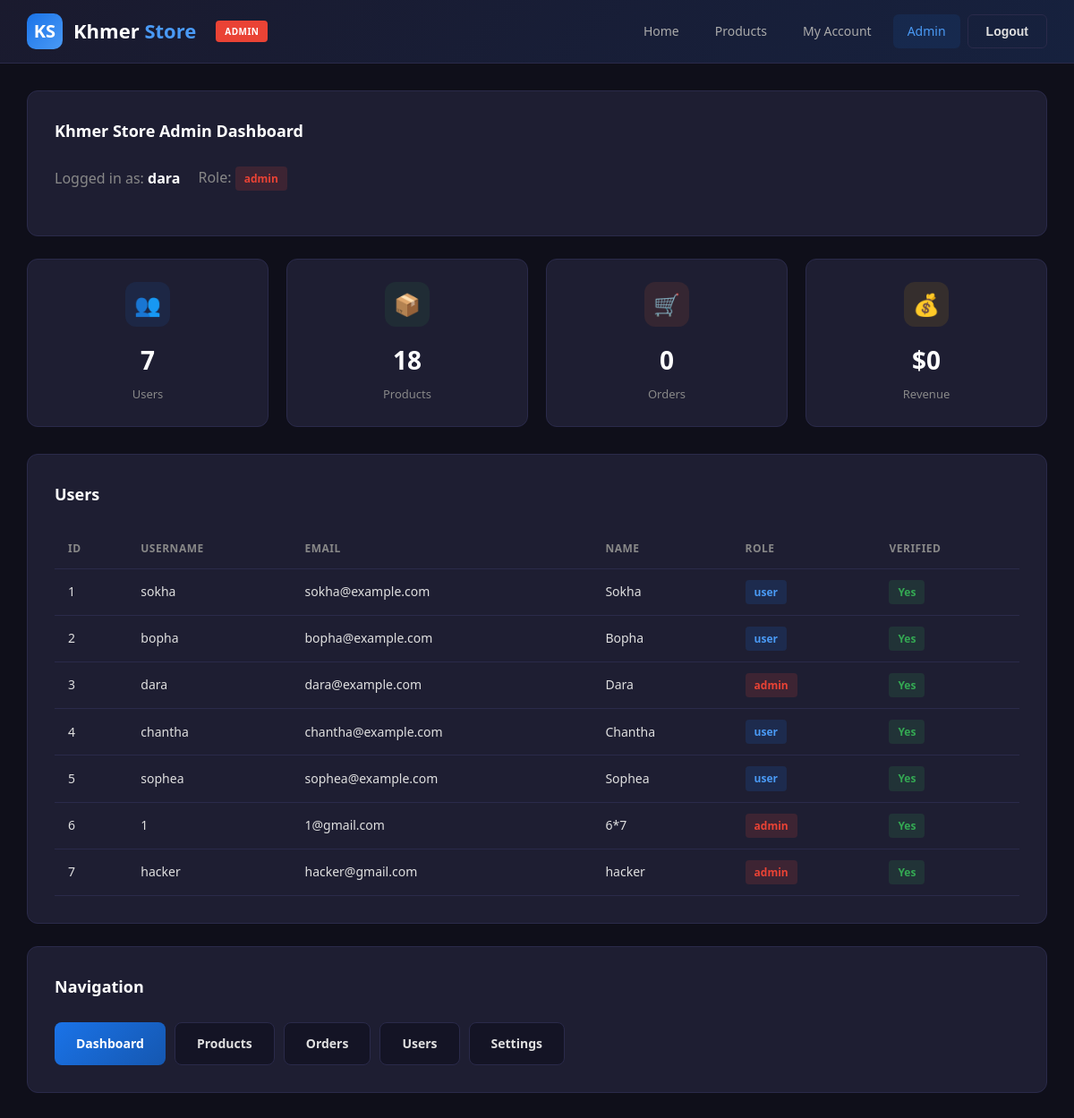
/admin (signed in), run on the app's committed database.
### tables this page shows
CREATE TABLE users (
            id INTEGER PRIMARY KEY AUTOINCREMENT,
            username TEXT UNIQUE NOT NULL,
            email TEXT UNIQUE NOT NULL,
            password_hash TEXT NOT NULL,
            name TEXT NOT NULL,
            role TEXT DEFAULT 'user',
            verified INTEGER DEFAULT 0,
            verification_code TEXT,
            created_at TIMESTAMP DEFAULT CURRENT_TIMESTAMP
        );

### app.py (the view)
@app.route("/admin")
@admin_required
def admin_page():
    log_request("GET", "/admin", 200)
    user = get_user_by_id(session["user_id"])
    stats = get_stats()
    users = get_all_users()
    return render_template("admin.html", user=user, stats=stats, users=users)

### app.py (called while the page is built)
@app.after_request
def add_security_headers(response):
    response.headers['X-Content-Type-Options'] = 'nosniff'
    response.headers['X-Frame-Options'] = 'SAMEORIGIN'
    response.headers['X-XSS-Protection'] = '1; mode=block'
    return response

def log_request(method, path, status_code, details=""):
    entry = {
        "timestamp": datetime.now().strftime("%Y-%m-%d %H:%M:%S"),
        "method": method,
        "path": path,
        "status_code": status_code,
        "details": details
    }
    REQUEST_LOG.append(entry)
    print(f"[{entry['timestamp']}] {method} {path} -> {status_code} {details}")

def admin_required(f):
    @wraps(f)
    def decorated_function(*args, **kwargs):
        if "user_id" not in session:
            if request.is_json:
                return jsonify({"error": "Login required"}), 401
            return redirect(url_for("login_page"))
        user = get_user_by_id(session["user_id"])
        if not user or user["role"] != "admin":
            if request.is_json:
                return jsonify({"error": "Admin access required"}), 403
            return redirect(url_for("index"))
        return f(*args, **kwargs)
    return decorated_function

### database.py (called while the page is built)
def get_db():
    conn = sqlite3.connect(DB_PATH)
    conn.row_factory = sqlite3.Row
    return conn

def get_user_by_id(user_id):
    conn = get_db()
    cursor = conn.cursor()
    cursor.execute("SELECT * FROM users WHERE id = ?", (user_id,))
    user = cursor.fetchone()
    conn.close()
    return dict(user) if user else None

def get_all_users():
    conn = get_db()
    cursor = conn.cursor()
    cursor.execute("SELECT id, username, email, name, role, verified, created_at FROM users")
    users = [dict(row) for row in cursor.fetchall()]
    conn.close()
    return users

def get_stats():
    conn = get_db()
    cursor = conn.cursor()
    cursor.execute("SELECT COUNT(*) FROM users")
    users_count = cursor.fetchone()[0]
    cursor.execute("SELECT COUNT(*) FROM products")
    products_count = cursor.fetchone()[0]
    cursor.execute("SELECT COUNT(*) FROM orders")
    orders_count = cursor.fetchone()[0]
    cursor.execute("SELECT COALESCE(SUM(total), 0) FROM orders")
    revenue = cursor.fetchone()[0]
    conn.close()
    return {
        "users": users_count,
        "products": products_count,
        "orders": orders_count,
        "revenue": revenue
    }

### templates/admin.html (shortened to what this page needs)
<!DOCTYPE html>
<html lang="en">
<head>
    <link rel="stylesheet" href="/static/style.css">
</head>
<body>
    <header class="header">
        <div class="header-content">
            <a href="/" class="logo">
                <div class="logo-icon">KS</div>
                <div class="logo-text">Khmer <span>Store</span></div>
                <span class="lab-badge">ADMIN</span>
            </a>
            <nav class="nav">
                <a href="/" class="nav-link">Home</a>
                <a href="/products" class="nav-link">Products</a>
                <a href="/account" class="nav-link">My Account</a>
                <a href="/admin" class="nav-link active">Admin</a>
                <button onclick="logout()" class="nav-btn nav-btn-outline">Logout</button>
            </nav>
        </div>
    </header>
    <main class="container">
        <section class="section">
            <div class="section-header">
                <h2 class="section-title">Khmer Store Admin Dashboard</h2>
            </div>
            <div style="margin-bottom: 20px; display: flex; gap: 20px; align-items: center;">
                <div>
                    <span style="color: var(--text-muted);">Logged in as:</span>
                    <strong style="color: white;">{{ user.username }}</strong>
                </div>
                <div>
                    <span style="color: var(--text-muted);">Role:</span>
                    <span class="status-badge status-admin">{{ user.role }}</span>
                </div>
            </div>
        </section>
        <div class="admin-stats">
            <div class="stat-card">
                <div class="stat-icon users">👥</div>
                <div class="stat-value">{{ stats.users }}</div>
                <div class="stat-label">Users</div>
            </div>
            <div class="stat-card">
                <div class="stat-icon products">📦</div>
                <div class="stat-value">{{ stats.products }}</div>
                <div class="stat-label">Products</div>
            </div>
            <div class="stat-card">
                <div class="stat-icon orders">🛒</div>
                <div class="stat-value">{{ stats.orders }}</div>
                <div class="stat-label">Orders</div>
            </div>
            <div class="stat-card">
                <div class="stat-icon revenue">💰</div>
                <div class="stat-value">${{ "%.0f"|format(stats.revenue) }}</div>
                <div class="stat-label">Revenue</div>
            </div>
        </div>
        <section class="section">
            <div class="section-header">
                <h2 class="section-title">Users</h2>
            </div>
            <div class="table-container">
                <table>
                    <thead>
                        <tr>
                            <th>ID</th>
                            <th>Username</th>
                            <th>Email</th>
                            <th>Name</th>
                            <th>Role</th>
                            <th>Verified</th>
                        </tr>
                    </thead>
                    <tbody>
                        {% for u in users %}
                        <tr>
                            <td>{{ u.id }}</td>
                            <td>{{ u.username }}</td>
                            <td>{{ u.email }}</td>
                            <td>{{ u.name }}</td>
                            <td>
                                <span class="status-badge {{ 'status-admin' if u.role == 'admin' else 'status-user' }}">{{ u.role }}</span>
                            </td>
                            <td>
                                <span class="status-badge {{ 'status-verified' if u.verified else 'status-unverified' }}">
                                    {{ 'Yes' if u.verified else 'No' }}
                                </span>
                            </td>
                        </tr>
                        {% endfor %}
                    </tbody>
                </table>
            </div>
        </section>
        <section class="section">
            <div class="section-header">
                <h2 class="section-title">Navigation</h2>
            </div>
            <div style="display: flex; gap: 10px; flex-wrap: wrap;">
                <a href="/admin" class="btn btn-primary">Dashboard</a>
                <a href="/products" class="btn btn-secondary">Products</a>
                <a href="/account" class="btn btn-secondary">Orders</a>
                <a href="/account" class="btn btn-secondary">Users</a>
                <a href="/profile" class="btn btn-secondary">Settings</a>
            </div>
        </section>
    </main>
</body>
</html>

### static/style.css (style rules this page uses)
:root { --primary: #1a73e8; --primary-dark: #1557b0; --primary-light: #4a9af5; --secondary: #ff6b35; --success: #34a853; --danger: #ea4335; --warning: #fbbc04; --dark: #1a1a2e; --darker: #16213e; --card: #1e1e32; --card-hover: #252540; --border: #2a2a4a; --text: #e0e0e0; --text-muted: #888; --text-light: #aaa; --bg: #0f0f1a; --bg-light: #141425; }
* { margin: 0; padding: 0; box-sizing: border-box; }
body { font-family: 'Segoe UI', Tahoma, Geneva, Verdana, sans-serif; background: var(--bg); color: var(--text); min-height: 100vh; line-height: 1.6; }
.header { background: linear-gradient(135deg, var(--dark) 0%, var(--darker) 100%); border-bottom: 1px solid var(--border); padding: 0 30px; position: sticky; top: 0; z-index: 100; }
.header-content { max-width: 1400px; margin: 0 auto; display: flex; align-items: center; justify-content: space-between; height: 70px; }
.logo { display: flex; align-items: center; gap: 12px; text-decoration: none; }
.logo-icon { width: 40px; height: 40px; background: linear-gradient(135deg, var(--primary) 0%, var(--primary-light) 100%); border-radius: 10px; display: flex; align-items: center; justify-content: center; font-size: 20px; color: white; font-weight: bold; }
.logo-text { font-size: 22px; font-weight: 700; color: white; }
.logo-text span { color: var(--primary-light); }
.nav { display: flex; align-items: center; gap: 8px; }
.nav-link { color: var(--text-light); text-decoration: none; padding: 8px 16px; border-radius: 6px; font-size: 14px; transition: all 0.3s; }
.nav-link.active { color: var(--primary-light); background: rgba(26,115,232,0.1); }
.nav-btn { background: var(--primary); color: white; border: none; padding: 10px 20px; border-radius: 6px; font-size: 14px; font-weight: 600; cursor: pointer; transition: all 0.3s; text-decoration: none; }
.nav-btn-outline { background: transparent; border: 1px solid var(--border); color: var(--text); }
.lab-badge { display: inline-block; background: var(--danger); color: white; padding: 4px 10px; border-radius: 4px; font-size: 10px; font-weight: 700; letter-spacing: 0.5px; margin-left: 10px; }
.container { max-width: 1400px; margin: 0 auto; padding: 30px; }
.section { background: var(--card); border: 1px solid var(--border); border-radius: 12px; padding: 30px; margin-bottom: 25px; }
.section-header { display: flex; justify-content: space-between; align-items: center; margin-bottom: 25px; }
.section-title { font-size: 18px; font-weight: 600; color: white; }
.btn { display: inline-flex; align-items: center; justify-content: center; gap: 8px; padding: 12px 24px; border: none; border-radius: 8px; font-size: 14px; font-weight: 600; cursor: pointer; transition: all 0.3s; text-decoration: none; }
.btn-primary { background: linear-gradient(135deg, var(--primary) 0%, var(--primary-dark) 100%); color: white; }
.btn-secondary { background: var(--bg-light); border: 1px solid var(--border); color: var(--text); }
.admin-stats { display: grid; grid-template-columns: repeat(4, 1fr); gap: 20px; margin-bottom: 30px; }
.stat-card { background: var(--card); border: 1px solid var(--border); border-radius: 12px; padding: 25px; text-align: center; }
.stat-icon { width: 50px; height: 50px; border-radius: 12px; display: flex; align-items: center; justify-content: center; font-size: 24px; margin: 0 auto 15px; }
.stat-icon.users { background: rgba(26,115,232,0.1); color: var(--primary-light); }
.stat-icon.products { background: rgba(52,168,83,0.1); color: var(--success); }
.stat-icon.orders { background: rgba(255,107,53,0.1); color: var(--secondary); }
.stat-icon.revenue { background: rgba(251,188,4,0.1); color: var(--warning); }
.stat-value { font-size: 28px; font-weight: 700; color: white; margin-bottom: 5px; }
.stat-label { font-size: 13px; color: var(--text-muted); }
.table-container { overflow-x: auto; }
table { width: 100%; border-collapse: collapse; }
th, td { padding: 12px 15px; text-align: left; border-bottom: 1px solid var(--border); }
th { color: var(--text-muted); font-size: 12px; font-weight: 600; text-transform: uppercase; letter-spacing: 0.5px; }
td { font-size: 14px; }
.status-badge { display: inline-block; padding: 4px 10px; border-radius: 4px; font-size: 12px; font-weight: 600; }
.status-verified { background: rgba(52,168,83,0.15); color: var(--success); }
.status-admin { background: rgba(234,67,53,0.15); color: var(--danger); }
.status-user { background: rgba(26,115,232,0.15); color: var(--primary-light); }

### data on the page
users: username "dara", role "admin", id "3", email "dara@example.com", name "Dara", verified "Yes"
users: id "1", username "sokha", email "sokha@example.com", name "Sokha", role "user", verified "Yes"
users: id "2", username "bopha", email "bopha@example.com", name "Bopha", role "user", verified "Yes"
users: id "4", username "chantha", email "chantha@example.com", name "Chantha", role "user", verified "Yes"
users: id "5", username "sophea", email "sophea@example.com", name "Sophea", role "user", verified "Yes"
users: id "6", username "1", email "1@gmail.com", name "6*7", role "admin", verified "Yes"
users: id "7", username "hacker", email "hacker@gmail.com", name "hacker", role "admin", verified "Yes"

### other printed values
{{ stats.users }} "7"
{{ stats.products }} "18"
{{ stats.orders }} "0"
{{ "%.0f"|format(stats.revenue) }} "0"
